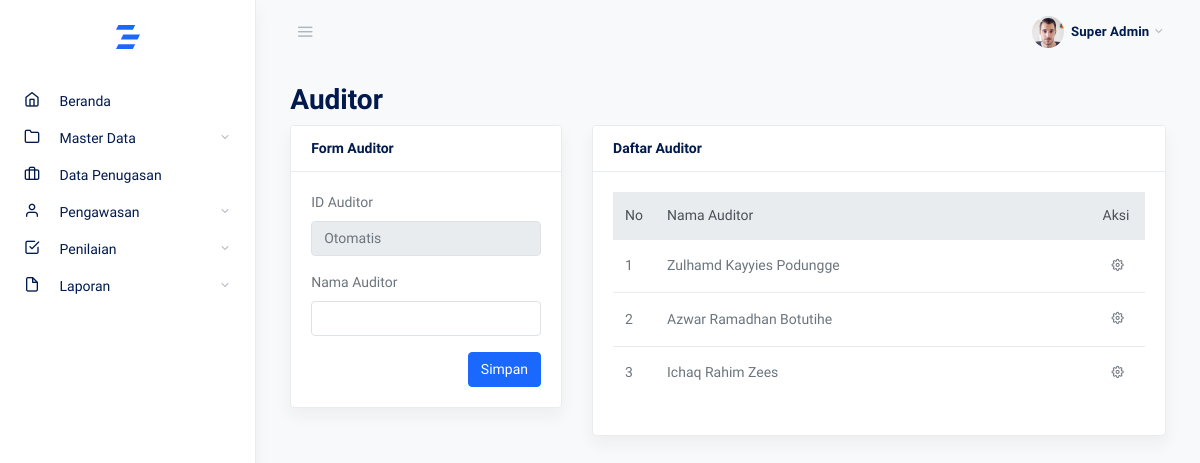
The page /auditor on the database as committed earlier.
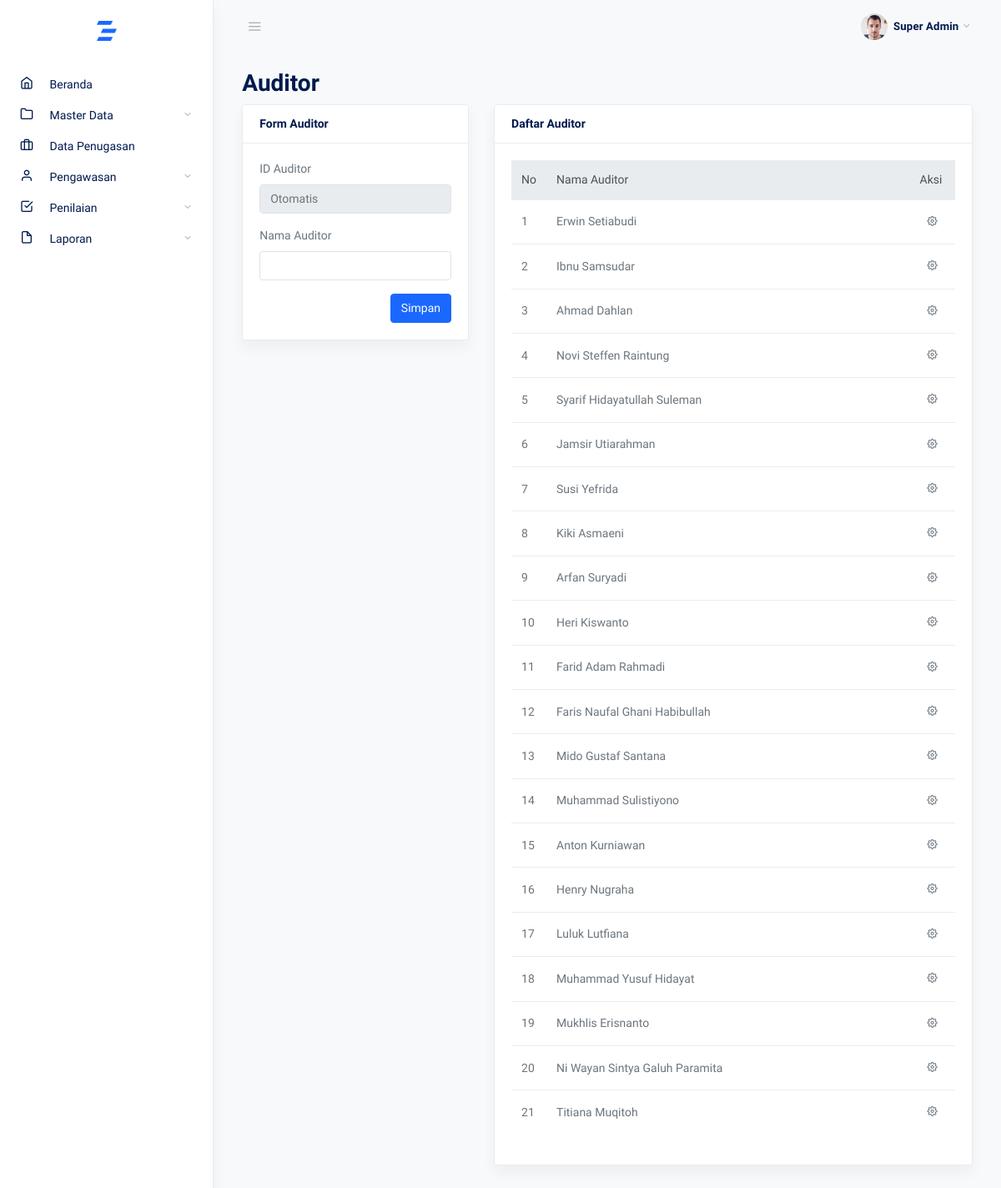
The same page on the database as committed later.
### tables this page shows
CREATE TABLE `auditor` (
  `id` int(11) NOT NULL,
  `nama` varchar(50) NOT NULL
);

### admin.php (called while the page is built, shortened)
<?php
require_once 'views/page/admin/index.php';

### app/controllers/admin/daftar_audit/function_auditor.php (the view, shortened to what this page needs)
<?php
function tampil_data($mysqli){
    $query = "SELECT * FROM auditor ORDER BY id ASC";
    $to = $mysqli->prepare($query);
    $to->execute();
    $result = $to->get_result();
    $no = 1;
    while ($row = $result->fetch_object()) {
?>
 <tr>
            <td><?= $no; ?></td>
            <td><?= $row->nama; ?></td>
            <td>
                <button class="btn btn-sm" type="button" data-toggle="dropdown" aria-haspopup="true" aria-expanded="false">
                    <span class="fe fe-settings"></span>
                </button>
            </td>
        </tr>
        <?php
        $no++;
    }
}

### views/layout/admin/header.php (shortened to what this page needs)
<!doctype html>
<html lang="en">
<head>
    <link rel="stylesheet" href="assets/css/simplebar.css">
    <link rel="stylesheet" href="assets/css/feather.css">
    <link rel="stylesheet" href="assets/css/daterangepicker.css">
    <link rel="stylesheet" href="assets/css/dataTables.bootstrap4.css">
    <link rel="stylesheet" href="assets/css/select2.css">
    <link rel="stylesheet" href="assets/css/app-light.css" id="lightTheme">
</head>
<body class="vertical light">
    <div class="wrapper">

### views/layout/admin/navbar.php (shortened to what this page needs)
<nav class="topnav navbar navbar-light">
    <button type="button" class="navbar-toggler text-muted mt-2 p-0 mr-3 collapseSidebar">
        <i class="fe fe-menu navbar-toggler-icon"></i>
    </button>
    <ul class="nav">
        <li class="nav-item dropdown">
            <a class="nav-link dropdown-toggle text-muted pr-0" href="#" id="navbarDropdownMenuLink" role="button" data-toggle="dropdown" aria-haspopup="true" aria-expanded="false">
                <span class="avatar avatar-sm mt-2">
                    <img src="assets/img/avatars/face-1.jpg" alt="..." class="avatar-img rounded-circle">
                    <small class="text-dark ml-1"><strong>Super Admin</strong></small>
                </span>
            </a>
        </li>
    </ul>
</nav>

### views/layout/admin/sidebar.php (shortened to what this page needs)
<aside class="sidebar-left border-right bg-white shadow" id="leftSidebar" data-simplebar>
    <nav class="vertnav navbar navbar-light">
        <div class="w-100 mb-4 d-flex">
            <a class="navbar-brand mx-auto mt-2 flex-fill text-center" href="./index.html">
            </a>
        </div>
        <ul class="navbar-nav flex-fill w-100 mb-2">
            <li class="nav-item w-100">
                <a class="nav-link" href="beranda">
                    <i class="fe fe-home fe-16"></i>
                    <span class="ml-3 item-text">Beranda</span>
                </a>
            </li>
            <li class="nav-item dropdown">
                <a href="#master-data" data-toggle="collapse" aria-expanded="false" class="dropdown-toggle nav-link">
                    <i class="fe fe-folder fe-16"></i>
                    <span class="ml-3 item-text">Master Data</span>
                </a>
            </li>
            <li class="nav-item w-100">
                <a class="nav-link" href="data_penugasan">
                    <i class="fe fe-briefcase fe-16"></i>
                    <span class="ml-3 item-text">Data Penugasan</span>
                </a>
            </li>
            <li class="nav-item dropdown">
                <a href="#daftar-audit" data-toggle="collapse" aria-expanded="false" class="dropdown-toggle nav-link">
                    <i class="fe fe-user fe-16"></i>
                    <span class="ml-3 item-text">Pengawasan</span>
                </a>
            </li>
            <li class="nav-item dropdown">
                <a href="#daftar-penilaian" data-toggle="collapse" aria-expanded="false" class="dropdown-toggle nav-link">
                    <i class="fe fe-check-square fe-16"></i>
                    <span class="ml-3 item-text">Penilaian</span>
                </a>
            </li>
            <li class="nav-item dropdown">
                <a href="#daftar-laporan" data-toggle="collapse" aria-expanded="false" class="dropdown-toggle nav-link">
                    <i class="fe fe-file fe-16"></i>
                    <span class="ml-3 item-text">Laporan</span>
                </a>
            </li>
        </ul>
    </nav>
</aside>

### views/page/admin/index.php (shortened to what this page needs)
<?php
if (isset($_GET['views_admin']) && $_GET['views_admin'] == "beranda") {
    $page = "Beranda";
    $title = $page . " | PO'OPIYOHE";
} else if (isset($_GET['views_admin']) && $_GET['views_admin'] == "pemda") {
    $page = "Pemerintah Daerah";
    $title = $page . " | PO'OPIYOHE";
} else if (isset($_GET['views_admin']) && $_GET['views_admin'] == "instansi_vertikal") {
    $page = "Instansi Vertikal";
    $title = $page . " | PO'OPIYOHE";
} else if (isset($_GET['views_admin']) && $_GET['views_admin'] == "auditor") {
    $page = "Auditor";
} else if (isset($_GET['views_admin']) && $_GET['views_admin'] == "datapenugasan") {
    $page = "Data Penugasan";
    $title = $page . " | PO'OPIYOHE";
}else if (isset($_GET['views_admin']) && $_GET['views_admin'] == "tambah_penugasan") {
    $page = "Tambah Data Penugasan";
    $title = $page . " | PO'OPIYOHE";
}
?>
<?php include 'views/layout/admin/header.php'; ?>
<?php include 'views/layout/admin/navbar.php'; ?>
<?php include 'views/layout/admin/sidebar.php'; ?>
<?php
if (isset($_GET['views_admin']) && $_GET['views_admin'] == "beranda") {
    include 'views/page/admin/beranda.php';
} else if (isset($_GET['views_admin']) && $_GET['views_admin'] == "pemda") {
    include 'views/page/admin/master_data/pemda.php';
} else if (isset($_GET['views_admin']) && $_GET['views_admin'] == "instansi_vertikal") {
    include 'views/page/admin/master_data/instansi.php';
} else if (isset($_GET['views_admin']) && $_GET['views_admin'] == "auditor") {
    include 'views/page/admin/daftar_audit/auditor.php';
}else if (isset($_GET['views_admin']) && $_GET['views_admin'] == "datapenugasan") {
    include 'views/page/admin/datapenugasan.php';
}else if (isset($_GET['views_admin']) && $_GET['views_admin'] == "tambah_penugasan") {
    include 'views/page/admin/tambah_penugasan.php';
} else {
    include 'views/page/admin/beranda.php';
}
?>
<?php include 'views/layout/admin/footer.php'; ?>

### views/page/admin/daftar_audit/auditor.php (shortened to what this page needs)
<main role="main" class="main-content">
    <div class="container-fluid">
        <div class="row">
            <div class="col-12">
                <h2 class="page-title"><?= $page; ?></h2>
            </div>
        </div>
        <div class="row">
            <div class="col-md-4">
                <div class="card shadow mb-4">
                    <div class="card-header">
                        <strong class="card-title">Form <?= $page; ?></strong>
                    </div>
                    <div class="card-body">
                    <form action="auditor" method="POST">
                        <div class="form-group mb-3">
                            <label>ID Auditor</label>
                            <input type="text" class="form-control" placeholder="Otomatis" disabled>
                        </div>
                        <div class="form-group mb-3">
                            <label for="simpleinput">Nama Auditor</label>
                            <input type="text" name="namaauditor" id="simpleinput" class="form-control" autocomplete="off">
                        </div>
                        <button type="submit" name="simpan" class="btn btn-primary float-right">Simpan</button>
                    </form>
                    </div>
                </div>
            </div>
            <div class="col-md-8">
                <div class="card shadow mb-4">
                    <div class="card-header">
                        <strong class="card-title">Daftar <?= $page; ?></strong>
                    </div>
                    <div class="card-body">
                        <table class="table datatables" id="dataTable-1">
                            <thead class="thead-light">
                                <tr>
                                    <th>No</th>
                                    <th width="100%">Nama Auditor</th>
                                    <th>Aksi</th>
                                </tr>
                            </thead>
                            <tbody>
                                <?php tampil_data($mysqli); ?>
                            </tbody>
                        </table>
                    </div>
                </div>
            </div>
        </div>
    </div>
</main>

### views/layout/admin/footer.php (shortened to what this page needs)
</div>
</body>
</html>

### assets/css/simplebar.css (style rules this page uses)
[data-simplebar] { position: relative; flex-direction: column; flex-wrap: wrap; justify-content: flex-start; align-content: flex-start; align-items: flex-start; }

### assets/css/feather.css (style rules this page uses)
.fe { font-family: "feather" !important; speak: none; font-style: normal; font-weight: normal; font-variant: normal; text-transform: none; line-height: 1; -webkit-font-smoothing: antialiased; -moz-osx-font-smoothing: grayscale; }
.fe-16 { font-size: 16px; }
.fe-briefcase:before { content: ""; }
.fe-check-square:before { content: ""; }
.fe-file:before { content: ""; }
.fe-folder:before { content: ""; }
.fe-home:before { content: ""; }
.fe-menu:before { content: ""; }
.fe-settings:before { content: ""; }
.fe-user:before { content: ""; }

Rows that differ between the two databases and show on the page:
removed auditor: nama "Zulhamd Kayyies Podungge"
removed auditor: nama "Azwar Ramadhan Botutihe"
removed auditor: nama "Ichaq Rahim Zees"
added auditor: nama "Erwin Setiabudi"
added auditor: nama "Ibnu Samsudar"
added auditor: nama "Ahmad Dahlan"
added auditor: nama "Novi Steffen Raintung"
added auditor: nama "Syarif Hidayatullah Suleman"
added auditor: nama "Jamsir Utiarahman"
added auditor: nama "Susi Yefrida"
added auditor: nama "Kiki Asmaeni"
added auditor: nama "Arfan Suryadi"
added auditor: nama "Heri Kiswanto"
added auditor: nama "Farid Adam Rahmadi"
added auditor: nama "Faris Naufal Ghani Habibullah"
added auditor: nama "Mido Gustaf Santana"
added auditor: nama "Muhammad Sulistiyono"
added auditor: nama "Anton Kurniawan"
added auditor: nama "Henry Nugraha"
added auditor: nama "Luluk Lutfiana"
added auditor: nama "Muhammad Yusuf Hidayat"
added auditor: nama "Mukhlis Erisnanto"
added auditor: nama "Ni Wayan Sintya Galuh Paramita"
added auditor: nama "Titiana Muqitoh"
